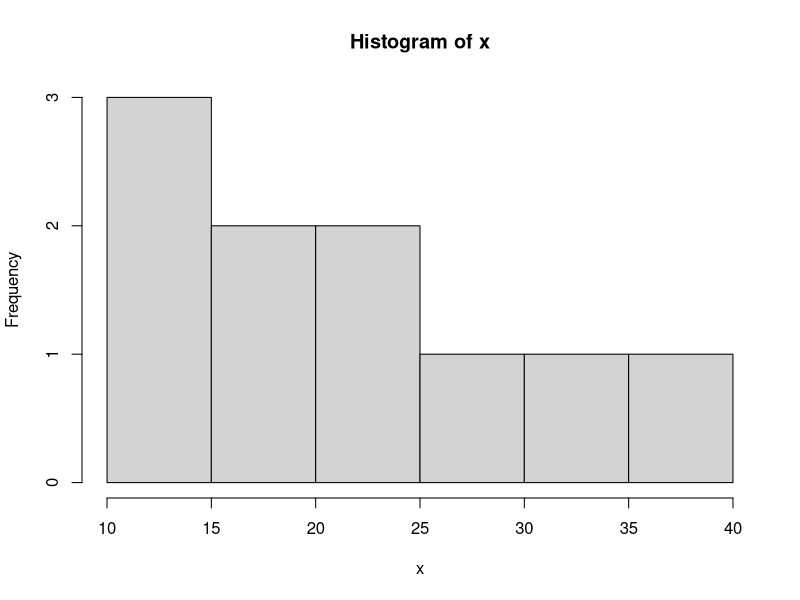
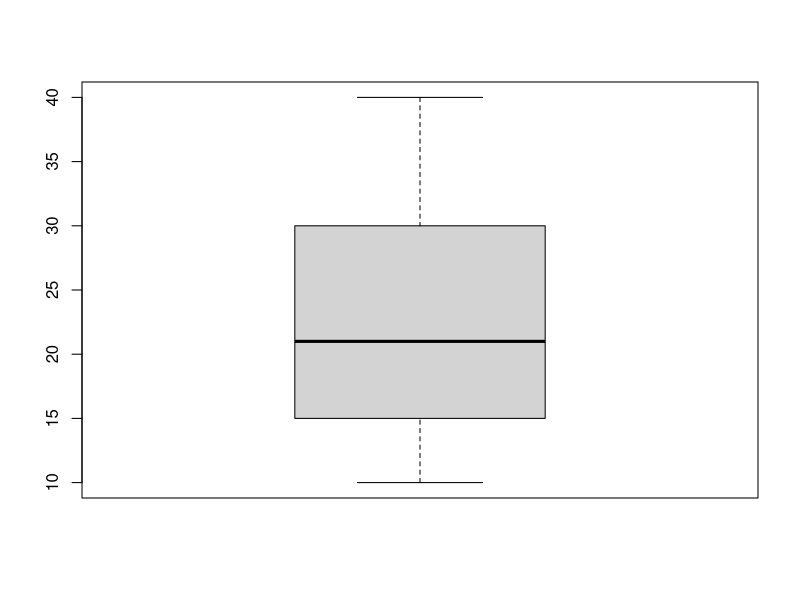
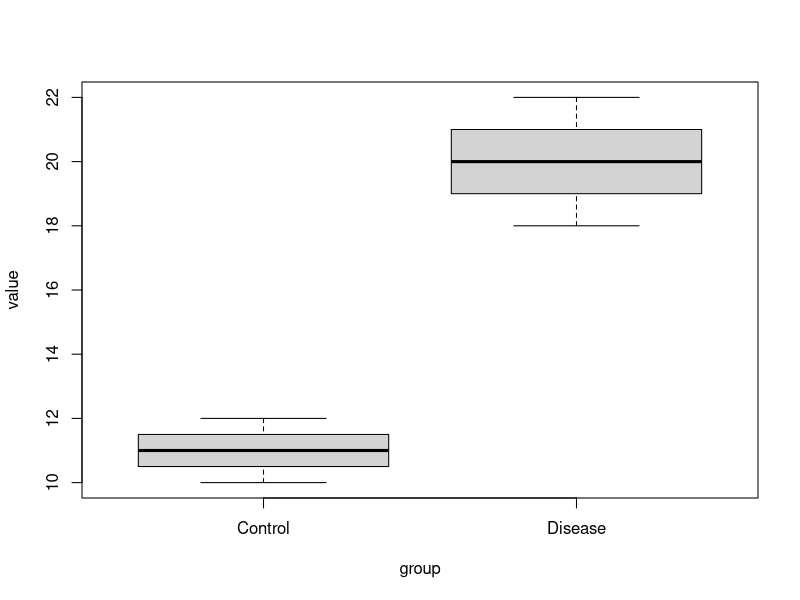

These figures' R source, in order:
# Descriptive Statistics

# What is Descriptive Statistics?
# Descriptive statistics are used to organize, summarize, and describe data.
# They help us understand the center, spread, and distribution of observations.

# Main components:
# Central tendency: mean, median, and mode
# Variability: range, variance, standard deviation, and IQR
# Position: quantiles and percentiles
# Distribution: histogram and boxplot


# Example numerical data
x <- c(10, 12, 15, 18, 20, 22, 25, 30, 35, 40)

# View the data
x

# Number of observations
length(x)


# Central Tendency
# Central tendency describes the typical or central value of a dataset.


# Mean

# Mean is the arithmetic average of all observations.
# Formula: mean = sum of observations / number of observations

mean(x)

# Mean is useful when the data are reasonably symmetric.
# Extreme values can strongly affect the mean.


# Median

# Median is the middle value after sorting the observations.
# For an even number of observations, it is the average of the two middle values.

median(x)

# Median is less affected by extreme values than the mean.
# It is useful for skewed data.


# Mode

# Mode is the most frequently occurring value.
# A dataset can have more than one mode.

x_mode <- c(10, 12, 12, 15, 18, 18, 18, 20)

table(x_mode)

# Identify the value with the highest frequency
names(which.max(table(x_mode)))

# Mode is mainly useful for understanding the most common observation.
# It is especially useful for categorical or discrete data.


# Comparing Mean and Median

# Mean and median can provide information about the shape of a distribution.

x_normal <- c(10, 11, 12, 13, 14, 15, 16)

mean(x_normal)
median(x_normal)

# Similar mean and median can occur in approximately symmetric data.


# Effect of an Extreme Value

# Create data with an extreme observation
x_outlier <- c(10, 11, 12, 13, 14, 15, 16, 100)

mean(x_outlier)
median(x_outlier)

# The extreme value increases the mean much more than the median.
# This demonstrates why median can be useful for skewed data.


# Measures of Variability

# Variability describes how spread out observations are around the center.


# Minimum

# Minimum is the smallest observation in the dataset.

min(x)


# Maximum

# Maximum is the largest observation in the dataset.

max(x)


# Range

# Range describes the distance between the minimum and maximum values.
# Formula: range = maximum - minimum

max(x) - min(x)

# R can also return the minimum and maximum directly.

range(x)


# Variance

# Variance measures the average squared deviation from the mean.
# Larger variance indicates greater variability.

var(x)


# Standard Deviation

# Standard deviation measures the typical spread around the mean.
# It is the square root of variance.

sd(x)

# Standard deviation is expressed in the same unit as the original data.
# A larger SD means observations are more spread out.


# Relationship Between Variance and Standard Deviation

# Variance is the square of standard deviation.

var(x)

sd(x)^2

# These two values should be approximately equal.


# Quantiles

# Quantiles divide ordered data into defined proportions.
# Common quantiles are the minimum, Q1, median, Q3, and maximum.

quantile(x)


# Quartiles

# Q1 represents the 25th percentile.
# Q2 represents the 50th percentile or median.
# Q3 represents the 75th percentile.

quantile(x, probs = c(0.25, 0.50, 0.75))


# Percentiles

# Percentiles indicate the position of an observation within the dataset.

quantile(
  x,
  probs = c(0.10, 0.25, 0.50, 0.75, 0.90)
)


# Interquartile Range

# IQR is the distance between Q1 and Q3.
# Formula: IQR = Q3 - Q1

IQR(x)

# IQR represents the spread of the middle 50% of observations.
# It is less affected by extreme values than the range.


# Five-number Summary

# Five-number summary contains minimum, Q1, median, Q3, and maximum.

fivenum(x)


# Summary Function

# summary() provides a quick descriptive overview.

summary(x)

# For numerical data, summary() reports:
# Minimum
# First quartile
# Median
# Mean
# Third quartile
# Maximum


# Comparing Measures of Variability

# Range uses only the minimum and maximum.
# IQR describes the middle 50% of observations.
# Standard deviation measures spread around the mean.

range(x)
IQR(x)
sd(x)


# Coefficient of Variation

# Coefficient of variation measures relative variability.
# Formula: CV = standard deviation / mean × 100

cv <- (sd(x) / mean(x)) * 100

cv

# CV is useful when comparing variability between measurements
# with different scales or means.


# Standard Error

# Standard error describes the uncertainty of the sample mean.
# Formula: SE = standard deviation / square root of sample size

n <- length(x)

se <- sd(x) / sqrt(n)

se

# Larger sample sizes generally produce smaller standard errors.
# SE is different from standard deviation.
# SD describes variability among observations.
# SE describes uncertainty in the estimated mean.


# Confidence Interval

# A confidence interval gives a range of plausible values for a population parameter.

mean_x <- mean(x)
se <- sd(x) / sqrt(length(x))

# Approximate 95% confidence interval
lower <- mean_x - 1.96 * se
upper <- mean_x + 1.96 * se

c(lower, upper)

# The interval becomes narrower when the standard error becomes smaller.
# This calculation is a basic normal-approximation approach.


# Missing Values

# Biological datasets often contain missing observations.

x_missing <- c(10, 12, 15, NA, 20, 22, NA, 30)

x_missing

# Check for missing values
is.na(x_missing)

# Count missing values
sum(is.na(x_missing))

# Count observed values
sum(!is.na(x_missing))

# Calculate mean while ignoring missing values
mean(x_missing, na.rm = TRUE)

# Calculate standard deviation while ignoring missing values
sd(x_missing, na.rm = TRUE)

# Summary also shows the number of missing observations
summary(x_missing)


# Group-wise Descriptive Statistics

# Biological studies often compare measurements between groups.

group <- c(
  "Control", "Control", "Control",
  "Disease", "Disease", "Disease"
)

value <- c(10, 12, 11, 18, 20, 22)

group_data <- data.frame(
  group,
  value
)

group_data


# Sample Size by Group

# Count observations in each group.

table(group_data$group)


# Mean by Group

# Calculate the mean for each group.

aggregate(
  value ~ group,
  data = group_data,
  FUN = mean
)


# Median by Group

# Calculate the median for each group.

aggregate(
  value ~ group,
  data = group_data,
  FUN = median
)


# Standard Deviation by Group

# Calculate SD for each group.

aggregate(
  value ~ group,
  data = group_data,
  FUN = sd
)


# IQR by Group

# Calculate IQR for each group.

aggregate(
  value ~ group,
  data = group_data,
  FUN = IQR
)


# Minimum and Maximum by Group

# Calculate minimum for each group.

aggregate(
  value ~ group,
  data = group_data,
  FUN = min
)

# Calculate maximum for each group.

aggregate(
  value ~ group,
  data = group_data,
  FUN = max
)


# Complete Group-wise Summary

# Generate a summary for each group.

by(
  group_data$value,
  group_data$group,
  summary
)


# Distribution of Data

# Distribution describes how observations are spread across possible values.

# Histogram: shows the frequency distribution of numerical data.

hist(x)


# Boxplot

# Boxplot summarizes the center, spread, and potential outliers.

boxplot(x)


# Boxplot Components

# The center line represents the median.
# The box represents the middle 50% of observations.
# The lower and upper edges represent Q1 and Q3.
# Whiskers show the main range of the data.
# Points beyond the whiskers may represent potential outliers.


# Group-wise Boxplot

# Compare the distribution of values between groups.

boxplot(
  value ~ group,
  data = group_data
)


# Descriptive Statistics for Biological Measurements

# Example gene expression measurements.

expression <- c(
  5.2, 5.8, 6.1, 6.4, 7.0,
  7.3, 7.8, 8.1, 8.5, 9.0
)

# Number of observations
length(expression)

# Mean expression
mean(expression)

# Median expression
median(expression)

# Standard deviation
sd(expression)

# Variance
var(expression)

# Interquartile range
IQR(expression)

# Summary statistics
summary(expression)


# Correlation Foundation

# Descriptive analysis can also explore relationships between variables.
# Detailed correlation analysis will be covered separately.

y <- c(
  11, 13, 16, 19, 21,
  24, 26, 31, 34, 39
)

# Pearson correlation measures the strength and direction of a linear relationship.

cor(x, y)

# Correlation test evaluates evidence for a non-zero population correlation.

cor.test(x, y)


# Important Interpretation Points

# Mean describes the average value.
# Median describes the central value of ordered observations.
# Mode describes the most frequent value.
# Range describes the full distance between minimum and maximum.
# Variance measures squared variability around the mean.
# SD describes spread in the original measurement unit.
# IQR describes the middle 50% of observations.
# SE describes uncertainty in the estimated mean.
# CI provides a range of plausible values for a population parameter.
# Histograms help examine the shape of a distribution.
# Boxplots help summarize spread and identify potential outliers.
# Group-wise statistics describe patterns within different biological groups.


# Statistical vs Biological Meaning

# A statistical summary describes the data but does not automatically explain
# whether a difference is biologically important.

# Biological interpretation should consider:
# Effect size
# Variability
# Sample size
# Experimental design
# Biological context
